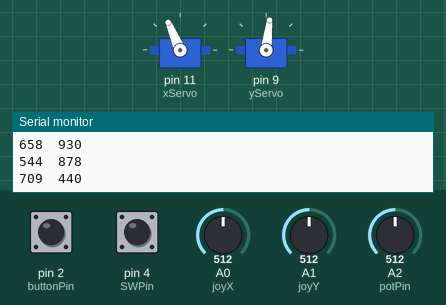
Recording of a sketch running on a simulated Arduino Uno, built with avr-gcc and run on an emulated ATmega328P. Shown: 2 × servo, the last lines printed to the serial monitor. Inputs (shaded band) come from the test bench; at power-on: pin 4 (SWPin) LOW, A2 (potPin) = 512, pin 2 (buttonPin) LOW, A0 (joyX) = 512, A1 (joyY) = 512. Random numbers use the default seed unless the sketch sets one.

Above: at 1.2 s.
1.3 s: pin 4 (SWPin) pulled HIGH for 3.2 s
At 2.5 s:
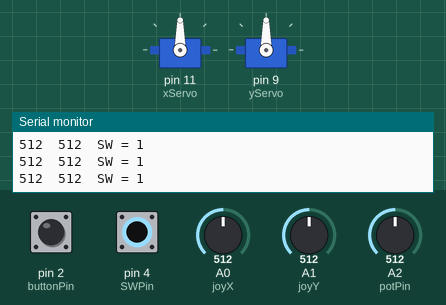
6.9 s: A2 (potPin) set to 716
At 7.9 s:
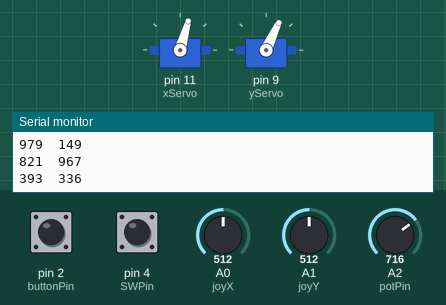
9.9 s: A2 (potPin) set to 900
At 11.0 s:
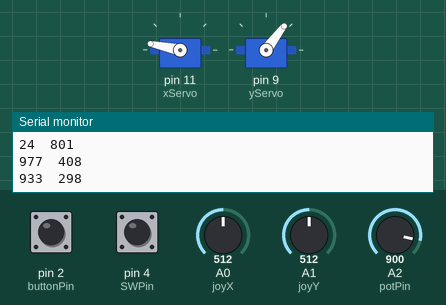
12.9 s: A2 (potPin) set to 1023
At 13.3 s:
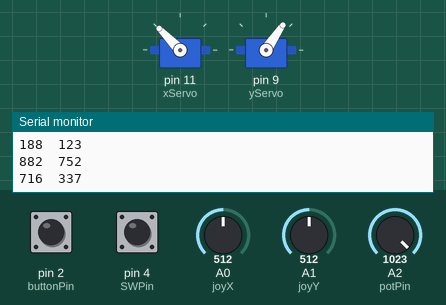
15.9 s: A2 (potPin) set to 511
18.9 s: A2 (potPin) set to 306
Timing chart, 0 to 25.4 s (numbered marks = the images above; inputs shaded):
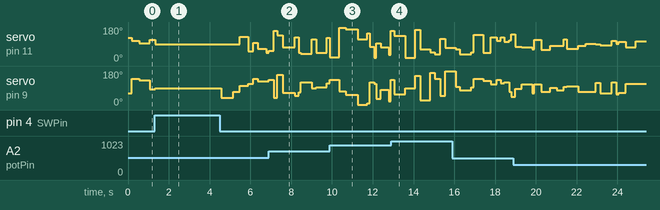

The sketch:

laser_FINAL.ino
```cpp
#include <Servo.h>

#define joyX A0
#define joyY A1

#define potPin A2

const int SWPin  = 4;        //Switch not working
const int buttonPin = 2;     // the number of the pushbutton pin

Servo xServo;
Servo yServo;

int potVal = 0;
int xValue, yValue, xMap, yMap;
int RANGE;
int buttonState = 0;         // variable for reading the pushbutton status
int SW = 0;

void setup() {
  Serial.begin(9600);
  xServo.attach(11);
  yServo.attach(9);
  pinMode(buttonPin, INPUT);
  pinMode(SWPin, INPUT);
  RANGE = 1;
}

void loop(){
  buttonState = digitalRead(buttonPin);
  SW = digitalRead(SWPin);
  potVal = analogRead(potPin);
  RANGE = map(potVal, 0, 1000, 10, 100);
  if(SW == HIGH){
    JoystickLoop();
  }else{
   RandLoop();
  }
}

void RandLoop() {
  // put your main code here, to run repeatedly:

  int xValue = random(0, 1000);
  int yValue = random(0, 1000);

  //print the values with to plot or view
  Serial.print(xValue);
  Serial.print("\t");
  Serial.println(yValue);

  xMap = map(xValue, 0,1000, (90 - RANGE), (90 + RANGE));
  xServo.write(xMap);
  yMap = map(yValue, 0,1000, (90 - RANGE), (90 + RANGE));
  yServo.write(yMap);

  delay(random(100, 600));
}

void JoystickLoop() {
  // put your main code here, to run repeatedly:
  xValue = analogRead(joyX);
  yValue = analogRead(joyY);
  SW = digitalRead(SWPin);

  //print the values with to plot or view
  Serial.print(xValue);
  Serial.print("\t");
  Serial.print(yValue);
  Serial.print("\tSW = ");
  Serial.println(SW);

  xMap = map(xValue, 0,1023, (90 - RANGE), (90 + RANGE));
  xServo.write(xMap);
  yMap = map(yValue, 0,1023, (90 - RANGE), (90 + RANGE));
  yServo.write(yMap);

  delay(100);
}
```
